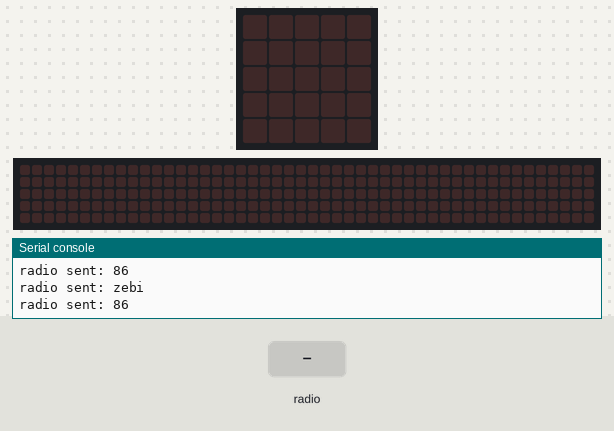
The program below on a simulated BBC micro:bit (MakeCode). Parts: the board's 5×5 LED display, a strip that is not on the board, showing the scrolling text unrolled, the last lines printed to the serial console. Inputs (shaded band) come from the test bench. No radio messages arrive unless stated (any console line starting 'radio sent:' is added by the test bench); the 48×5 strip is a reading aid, not a part: it shows the text the display is scrolling, unrolled, one strip-width of it at a time.

Above: at 1.2 s.
1.3 s: radio message "86" arrives
At 3.85 s:
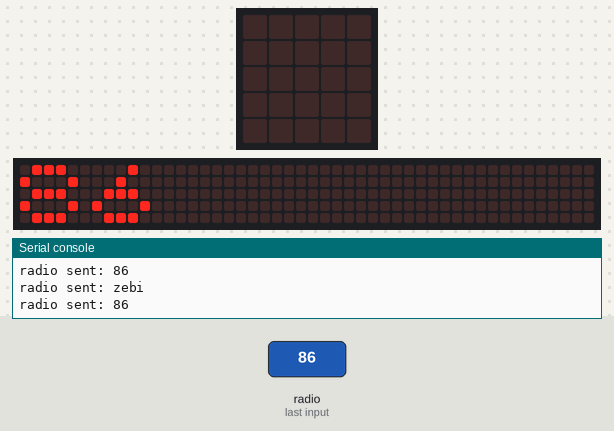
4.3 s: radio message "zebi" arrives
At 4.97 s:
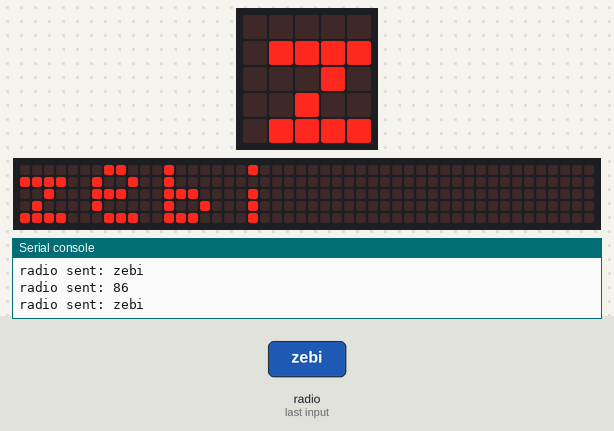
7.3 s: radio message "86" arrives
At 9.02 s:
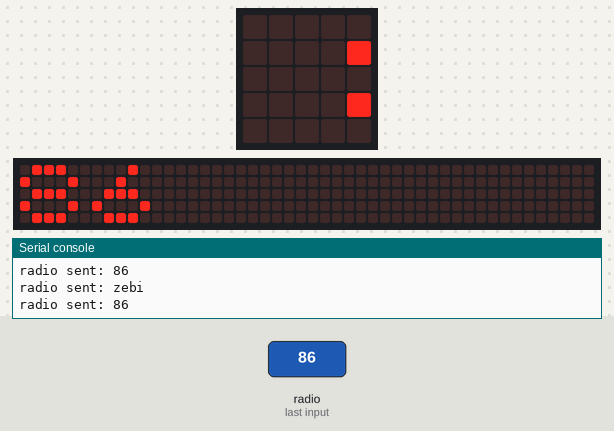
Timing chart, 0 to 10.5 s (numbered marks = the images above; inputs shaded):
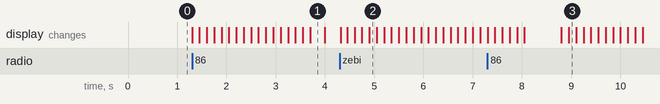

Measured:
- after the input at 1.3 s, the display: changes at once (image 1)
- after the input at 4.3 s, the display: first changes at once (image 2 shows a later state)
- after the input at 7.3 s, the display: first differs from a run without the input after 1.5 s (image 3 shows a later state)

The program:

main.ts
```typescript
radio.onReceivedNumber(function (receivedNumber) {
    basic.showNumber(receivedNumber)
})
radio.onReceivedString(function (receivedString) {
    basic.showString(receivedString)
})
radio.onReceivedValue(function (name, value) {
    basic.showNumber(value)
    basic.showString(name)
})
basic.forever(function () {
    radio.setGroup(68)
})
basic.forever(function () {
    radio.sendString("zebi")
    radio.sendNumber(86)
})
```

test.ts
```typescript
// les tests vont ici ; cela ne sera pas compilé si ce paquet est utilisé en tant qu'extension.
```
